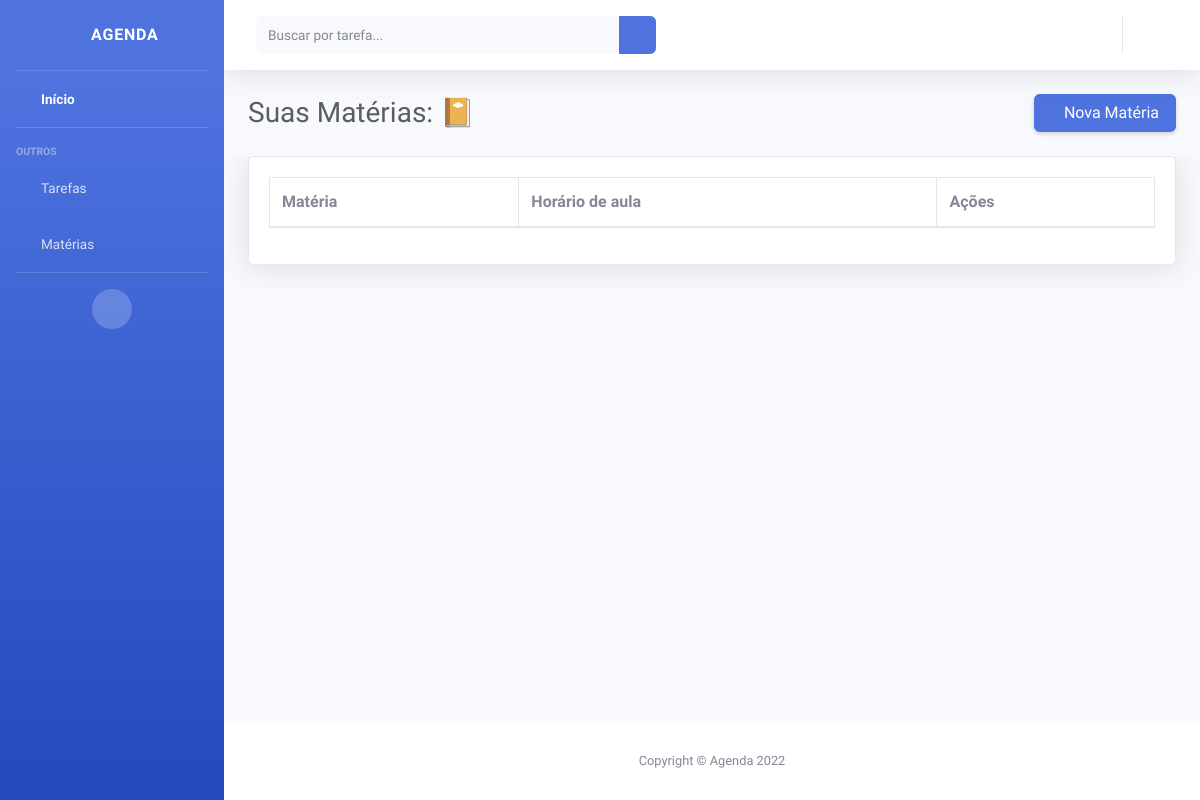
Page /showMateria/ (signed in) on the earlier database version.
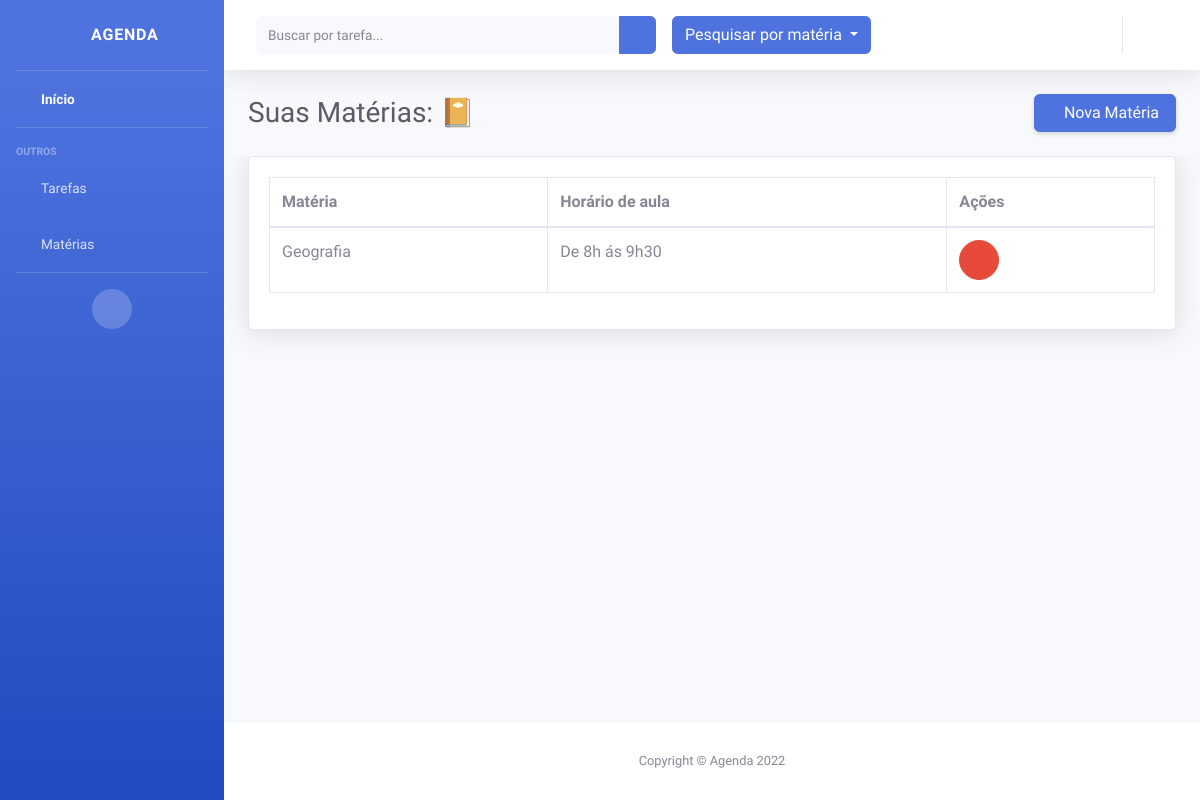
Same page on the later database version.
### myapp/models.py (models this page shows, shortened)
class Materia(models.Model):
    codigo = models.AutoField(primary_key=True)
    usuario = models.ForeignKey(User, on_delete=models.CASCADE)
    nome = models.CharField(max_length=50)
    horario = models.CharField(max_length=50)

### myapp/views.py (the view)
# urls.py: path('showMateria/', showMateria, name="url_showMateria"),
def showMateria(request):
    if permissao(request) == False:
        return redirect('/login')
    mate = Materia.objects.filter(usuario = request.user)
    pacote = {"materias": mate}
    return render(request, "materia.html", pacote)

### myapp/views.py (called while the page is built)
def permissao(request):
    if request.user.is_authenticated:
        return True
    return False

### myapp/templates/materia.html (shortened to what this page needs)
{% extends 'layouts/agenda.html' %}
{% load static %}
{% load crispy_forms_tags %}
{% block conteudo %}
<!DOCTYPE html>
<body>
    <div class="container-fluid">
        <div class="d-sm-flex align-items-center justify-content-between mb-4">
            <h1 class="h3 mb-0 text-gray-800">Suas Matérias: 📔<br></h1>
            <a href="{% url 'url_formMateria' %}" class="d-none d-sm-inline-block btn btn-primary shadow-sm"><i class="fas fa-plus"></i> Nova Matéria&nbsp;</a>
        </div>
    </div>
    <section class="category-section">
        <div id="content-wrapper" class="d-flex flex-column">
            <div class="content">
                <div class="container-fluid">
                    <div class="card shadow mb-4">
                        <div class="card-body">
                            <div class="table-responsive">
                                <table class="table table-bordered">
                                    <thead>
                                        <th>Matéria</th>
                                        <th>Horário de aula</th>
                                        <th>Ações</th>
                                    </thead>
                                    {% for i in materias%}
                                    <tr>
                                        <td>{{ i.nome }}</td>
                                        <td>{{ i.horario }}</td>
                                        <td>
                                            <a href="{% url 'url_deleteMateria' i.codigo %}" class="text-decoration-none"><button class="btn btn-circle btn-danger text-white"><i class="fas fa-trash btn-lg"></i></button></a>
                                        </td>
                                    </tr>
                                    {% endfor %}
                                </table>
                            </div>
                        </div>
                    </div>
                </div>
            </div>
        </div>
    </section>
</body>
{% endblock %}

Differences in the rows shown:
added Materia: nome "Geografia", horario "De 8h ás 9h30"
Other differences:
text now shown: "Pesquisar por matéria"
